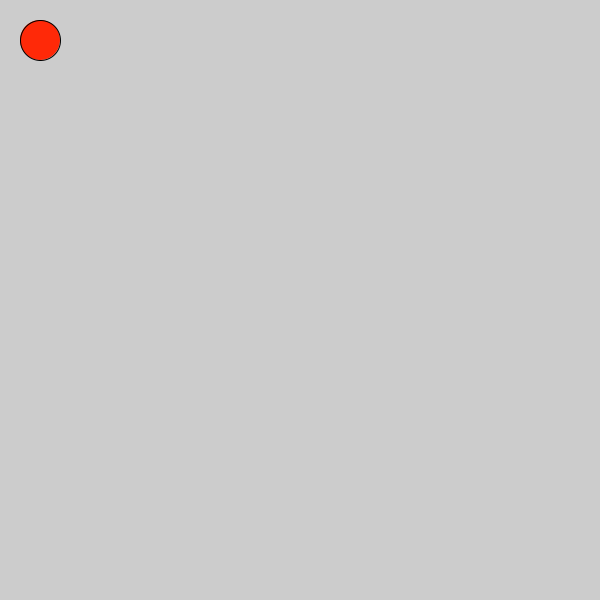
Frame 1 (no input)
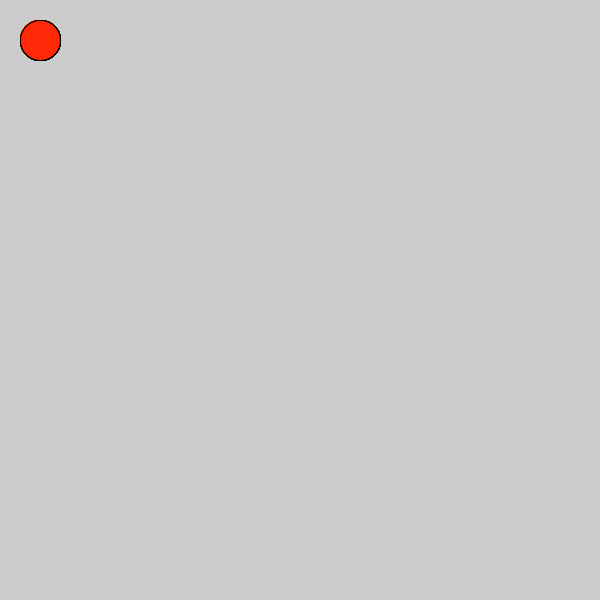
Frame 60 (the mouse pressed at the canvas centre just before this capture)
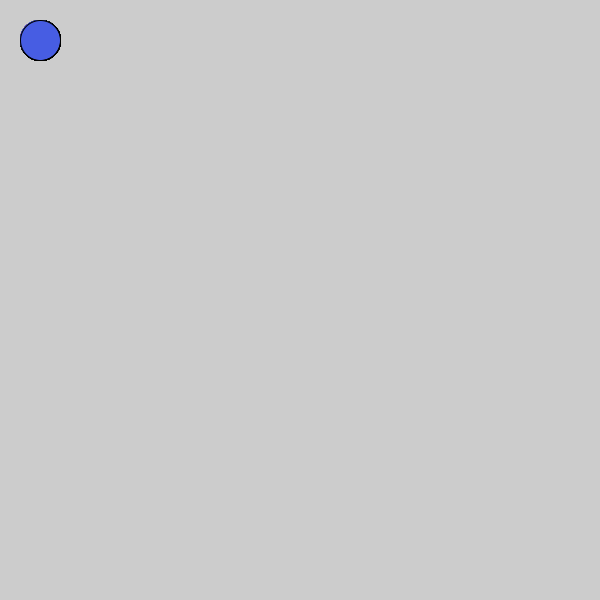
Frame 120 (the mouse held since frame 60 and released just before this capture)

The Processing sketch that drew these frames (run headless with seeded random() and noise(); from frame 60 on, the mouse is pressed at the canvas centre):

// Processing sketch: Logical_Dot
// ── Logical_Dot.pde


void setup() {
size(600,600);
};

void draw() {
  fill(#47E38E);
  if (mousePressed) {
        fill(#475DE3);
} else {
 fill(#FF2908);
}
  ellipse(40,40,40,40);
}
